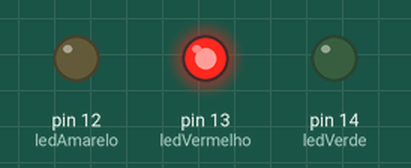
This sketch was run on a simulated Arduino Uno, built with avr-gcc and run on an emulated ATmega328P. Shown: output pins drawn as LEDs (lit = HIGH).

Above: at 3.0 s.
At 10.0 s:
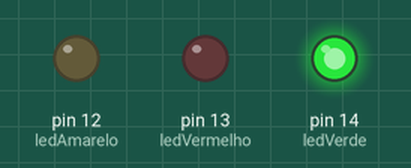
At 13.0 s:
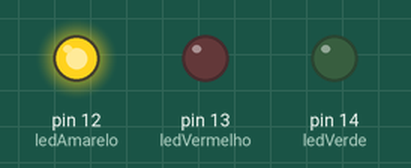
Timing chart, 0 to 18.2 s (numbered marks = the images above):
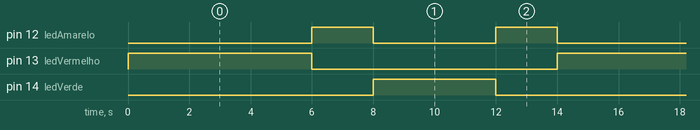

Measured:
- by itself, pin 12 (ledAmarelo): repeats every 14.0 s: LOW 4.0 s, HIGH 2.0 s, LOW 6.0 s, HIGH 2.0 s
- by itself, pin 13 (ledVermelho): alternates HIGH for 6.0 s and LOW for 8.0 s
- by itself, pin 14 (ledVerde): alternates HIGH for 4.0 s and LOW for 10.0 s

The sketch:

ponderada_sinal.ino
```cpp
// Define os pinos de saída para cada LED
const int ledVermelho = 13;
const int ledAmarelo = 12;
const int ledVerde = 14;

// Definição dos intervalos de tempo em milissegundos
const unsigned long tempoVermelho = 6000;
const unsigned long tempoAmarelo = 2000;
const unsigned long tempoVerde = 2000;
const unsigned long tempoVerdeExtra = 2000;

// Variáveis para armazenar o estado atual e o tempo
unsigned long tempoAnterior = 0;
int estadoSemaforo = 0; // 0 = vermelho, 1 = amarelo, 2 = verde, 3 = verde extra, 4 = amarelo

void setup() {
  // Configura os pinos dos LEDs como saída
  pinMode(ledVermelho, OUTPUT);
  pinMode(ledAmarelo, OUTPUT);
  pinMode(ledVerde, OUTPUT);
}

void loop() {
  // Captura o tempo atual
  unsigned long tempoAtual = millis();

  // Verifica o estado do semáforo e alterna os LEDs conforme o tempo
  switch (estadoSemaforo) {
    case 0: // Vermelho
      if (tempoAtual - tempoAnterior >= tempoVermelho) {
        tempoAnterior = tempoAtual;
        estadoSemaforo = 1; // Vai para o amarelo
      }
      digitalWrite(ledVermelho, HIGH);
      digitalWrite(ledAmarelo, LOW);
      digitalWrite(ledVerde, LOW);
      break;

    case 1: // Amarelo
      if (tempoAtual - tempoAnterior >= tempoAmarelo) {
        tempoAnterior = tempoAtual;
        estadoSemaforo = 2; // Vai para o verde
      }
      digitalWrite(ledVermelho, LOW);
      digitalWrite(ledAmarelo, HIGH);
      digitalWrite(ledVerde, LOW);
      break;

    case 2: // Verde
      if (tempoAtual - tempoAnterior >= tempoVerde) {
        tempoAnterior = tempoAtual;
        estadoSemaforo = 3; // Vai para o verde extra
      }
      digitalWrite(ledVermelho, LOW);
      digitalWrite(ledAmarelo, LOW);
      digitalWrite(ledVerde, HIGH);
      break;

    case 3: // Verde Extra
      if (tempoAtual - tempoAnterior >= tempoVerdeExtra) {
        tempoAnterior = tempoAtual;
        estadoSemaforo = 4; // Vai para o amarelo novamente
      }
      digitalWrite(ledVermelho, LOW);
      digitalWrite(ledAmarelo, LOW);
      digitalWrite(ledVerde, HIGH);
      break;

    case 4: // Amarelo (final)
      if (tempoAtual - tempoAnterior >= tempoAmarelo) {
        tempoAnterior = tempoAtual;
        estadoSemaforo = 0; // Reinicia o ciclo no vermelho
      }
      digitalWrite(ledVermelho, LOW);
      digitalWrite(ledAmarelo, HIGH);
      digitalWrite(ledVerde, LOW);
      break;
  }
}
```
